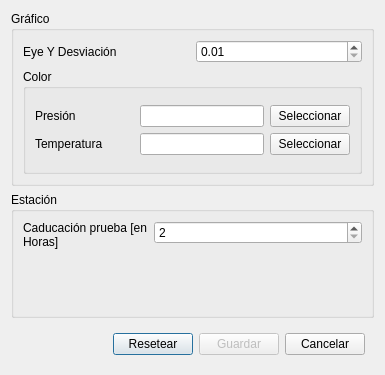
<?xml version="1.0" encoding="UTF-8"?>
<ui version="4.0">
 <class>generalSettings</class>
 <widget class="QDialog" name="generalSettings">
  <property name="geometry">
   <rect>
    <x>0</x>
    <y>0</y>
    <width>385</width>
    <height>375</height>
   </rect>
  </property>
  <property name="minimumSize">
   <size>
    <width>385</width>
    <height>375</height>
   </size>
  </property>
  <property name="maximumSize">
   <size>
    <width>385</width>
    <height>375</height>
   </size>
  </property>
  <property name="windowTitle">
   <string>Configuración Estación</string>
  </property>
  <layout class="QGridLayout" name="gridLayout">
   <item row="2" column="0" colspan="2">
    <widget class="QWidget" name="widget" native="true">
     <property name="sizePolicy">
      <sizepolicy hsizetype="Preferred" vsizetype="Fixed">
       <horstretch>0</horstretch>
       <verstretch>0</verstretch>
      </sizepolicy>
     </property>
     <property name="minimumSize">
      <size>
       <width>0</width>
       <height>20</height>
      </size>
     </property>
     <layout class="QGridLayout" name="gridLayout_2">
      <item row="1" column="1">
       <widget class="QPushButton" name="btnDefaultValues">
        <property name="text">
         <string>Resetear</string>
        </property>
       </widget>
      </item>
      <item row="1" column="3">
       <widget class="QPushButton" name="btnCancel">
        <property name="text">
         <string>Cancelar</string>
        </property>
       </widget>
      </item>
      <item row="1" column="0">
       <spacer name="horizontalSpacer">
        <property name="orientation">
         <enum>Qt::Orientation::Horizontal</enum>
        </property>
        <property name="sizeHint" stdset="0">
         <size>
          <width>40</width>
          <height>20</height>
         </size>
        </property>
       </spacer>
      </item>
      <item row="1" column="2">
       <widget class="QPushButton" name="btnSave">
        <property name="enabled">
         <bool>false</bool>
        </property>
        <property name="text">
         <string>Guardar</string>
        </property>
       </widget>
      </item>
     </layout>
    </widget>
   </item>
   <item row="0" column="0" colspan="2">
    <widget class="QGroupBox" name="gbPlot">
     <property name="sizePolicy">
      <sizepolicy hsizetype="Preferred" vsizetype="Fixed">
       <horstretch>0</horstretch>
       <verstretch>0</verstretch>
      </sizepolicy>
     </property>
     <property name="minimumSize">
      <size>
       <width>0</width>
       <height>175</height>
      </size>
     </property>
     <property name="title">
      <string>Gráfico</string>
     </property>
     <property name="flat">
      <bool>false</bool>
     </property>
     <layout class="QGridLayout" name="gridLayout_5">
      <item row="0" column="0">
       <widget class="QLabel" name="lblYAxisDesviation">
        <property name="lineWidth">
         <number>2</number>
        </property>
        <property name="text">
         <string>Eye Y Desviación</string>
        </property>
        <property name="scaledContents">
         <bool>true</bool>
        </property>
        <property name="wordWrap">
         <bool>true</bool>
        </property>
       </widget>
      </item>
      <item row="0" column="1">
       <widget class="QDoubleSpinBox" name="sboxDesviationYAxis">
        <property name="minimum">
         <double>0.010000000000000</double>
        </property>
        <property name="maximum">
         <double>1.500000000000000</double>
        </property>
        <property name="singleStep">
         <double>0.010000000000000</double>
        </property>
       </widget>
      </item>
      <item row="1" column="0" colspan="2">
       <widget class="QGroupBox" name="gpColor">
        <property name="minimumSize">
         <size>
          <width>0</width>
          <height>100</height>
         </size>
        </property>
        <property name="title">
         <string>Color</string>
        </property>
        <layout class="QGridLayout" name="gridLayout_4">
         <item row="0" column="0">
          <layout class="QGridLayout" name="gridLayout_3">
           <item row="0" column="2">
            <widget class="QLineEdit" name="inputPressureColor">
             <property name="sizePolicy">
              <sizepolicy hsizetype="Preferred" vsizetype="Preferred">
               <horstretch>0</horstretch>
               <verstretch>0</verstretch>
              </sizepolicy>
             </property>
             <property name="maximumSize">
              <size>
               <width>16777215</width>
               <height>16777215</height>
              </size>
             </property>
            </widget>
           </item>
           <item row="1" column="3">
            <widget class="QPushButton" name="btnTemperatureColor">
             <property name="text">
              <string>Seleccionar</string>
             </property>
            </widget>
           </item>
           <item row="1" column="0">
            <widget class="QLabel" name="lblColorTemperature">
             <property name="text">
              <string>Temperatura</string>
             </property>
            </widget>
           </item>
           <item row="1" column="1">
            <widget class="QWidget" name="colorBoxTemperature" native="true">
             <property name="minimumSize">
              <size>
               <width>25</width>
               <height>0</height>
              </size>
             </property>
            </widget>
           </item>
           <item row="0" column="1">
            <widget class="QWidget" name="colorBoxPressure" native="true">
             <property name="minimumSize">
              <size>
               <width>25</width>
               <height>0</height>
              </size>
             </property>
            </widget>
           </item>
           <item row="0" column="3">
            <widget class="QPushButton" name="btnPressureColor">
             <property name="text">
              <string>Seleccionar</string>
             </property>
            </widget>
           </item>
           <item row="1" column="2">
            <widget class="QLineEdit" name="inputTemperatureColor"/>
           </item>
           <item row="0" column="0">
            <widget class="QLabel" name="lblColorPressure">
             <property name="text">
              <string>Presión</string>
             </property>
            </widget>
           </item>
          </layout>
         </item>
        </layout>
       </widget>
      </item>
     </layout>
    </widget>
   </item>
   <item row="1" column="0" colspan="2">
    <widget class="QGroupBox" name="gpStation">
     <property name="title">
      <string>Estación</string>
     </property>
     <layout class="QFormLayout" name="formLayout">
      <item row="0" column="0">
       <widget class="QLabel" name="lblTimeoutTest">
        <property name="text">
         <string>Caducación prueba [en Horas]</string>
        </property>
        <property name="scaledContents">
         <bool>true</bool>
        </property>
        <property name="wordWrap">
         <bool>true</bool>
        </property>
       </widget>
      </item>
      <item row="0" column="1">
       <widget class="QSpinBox" name="inputTimeoutTest">
        <property name="minimum">
         <number>2</number>
        </property>
        <property name="maximum">
         <number>99999</number>
        </property>
        <property name="value">
         <number>2</number>
        </property>
       </widget>
      </item>
     </layout>
    </widget>
   </item>
  </layout>
 </widget>
 <resources/>
 <connections/>
</ui>
